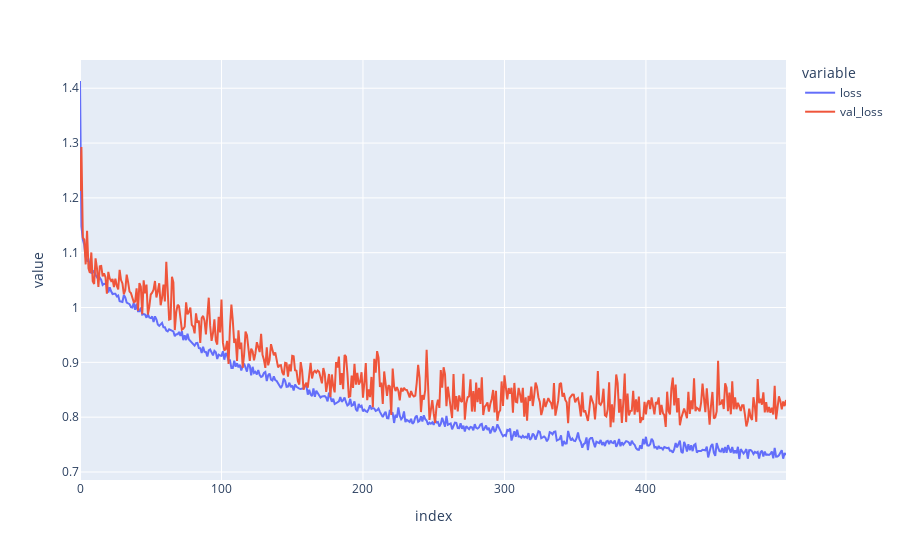

The code cell stored with this chart in its notebook:
### Code cell
f1 = np.array(history.history['loss']).flatten()
valf1 = np.array(history.history['val_loss']).flatten()
px.line(pd.DataFrame(np.array([f1, valf1]).T, columns=['loss', 'val_loss'])).show()

### Figure 1 — Plotly figure (JSON) as saved in the notebook; plotly's stock layout.template omitted (floating-point values rounded to 4 significant figures; data arrays with more than 128 entries replaced by an {"elided": "..."} marker saying what was removed)
{"data": [{"hovertemplate": "variable=loss<br>index=%{x}<br>value=%{y}<extra></extra>", "legendgroup": "loss", "line": {"color": "#636efa", "dash": "solid"}, "marker": {"symbol": "circle"}, "mode": "lines", "name": "loss", "orientation": "v", "showlegend": true, "type": "scatter", "x": {"elided": "500 int values"}, "xaxis": "x", "y": {"elided": "500 float values"}, "yaxis": "y"}, {"hovertemplate": "variable=val_loss<br>index=%{x}<br>value=%{y}<extra></extra>", "legendgroup": "val_loss", "line": {"color": "#EF553B", "dash": "solid"}, "marker": {"symbol": "circle"}, "mode": "lines", "name": "val_loss", "orientation": "v", "showlegend": true, "type": "scatter", "x": {"elided": "500 int values"}, "xaxis": "x", "y": {"elided": "500 float values"}, "yaxis": "y"}], "layout": {"legend": {"title": {"text": "variable"}, "tracegroupgap": 0}, "margin": {"t": 60}, "xaxis": {"anchor": "y", "domain": [0, 1], "title": {"text": "index"}}, "yaxis": {"anchor": "x", "domain": [0, 1], "title": {"text": "value"}}}}
